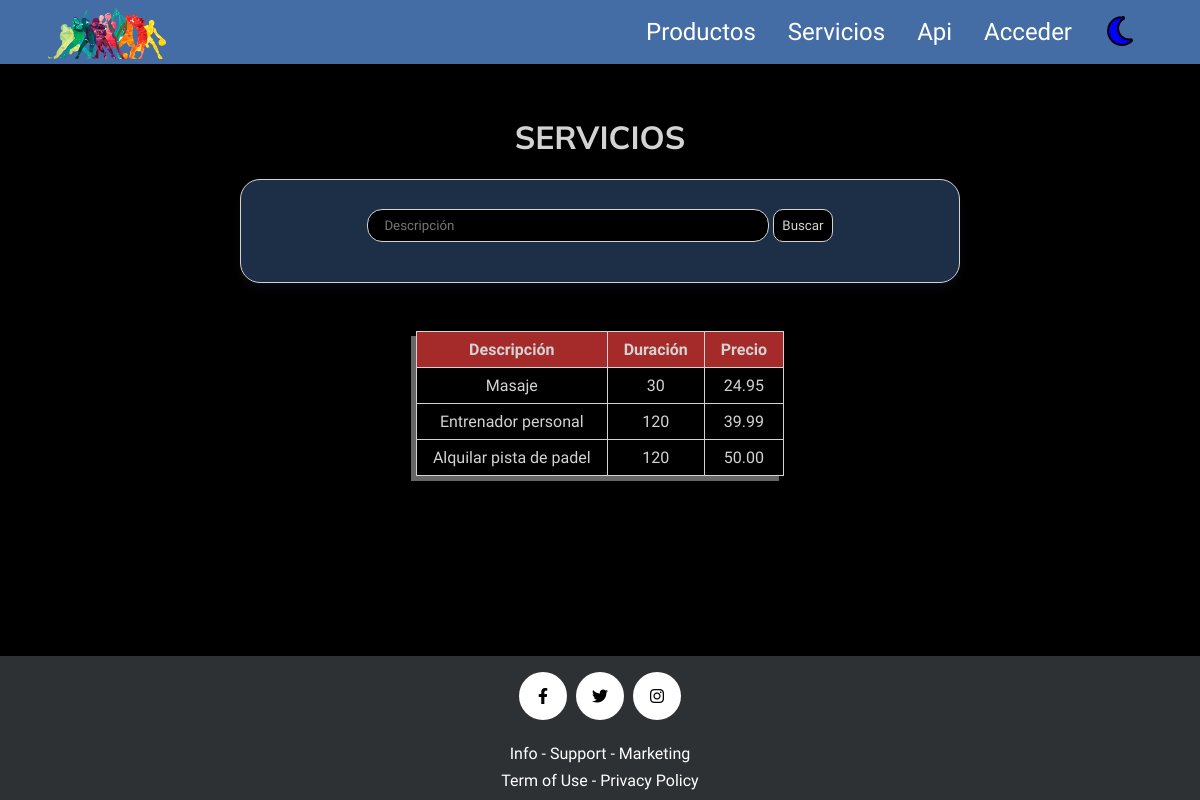
The page /php/servicios/servicios.php on the database its author committed.
### tables this page shows
CREATE TABLE `servicio` (
  `id` bigint(20) NOT NULL,
  `descripcion` varchar(50) NOT NULL,
  `duracion` int(3) NOT NULL,
  `precio` float(5,2) NOT NULL
);

### php/servicios/servicios.php (the view, shortened to what this page needs)
<!DOCTYPE html>
<html lang="es">
<head>
    <link rel="stylesheet" href="../../css/style.css">
    <link rel="stylesheet" href="https://cdnjs.cloudflare.com/ajax/libs/font-awesome/6.2.0/css/all.min.css"/>
</head>
<body>
    <?php
        require_once "../funciones.php";
        echo "<h1>SERVICIOS</h1>
        <div class='funcionalidades'>";
        echo "<form  action='#' method='post' enctype='multipart/form-data'>
                <input id='buscar' type='text' name='buscar' maxlength='50' placeholder='Descripción'>
                <input type='submit' name='enviar' value='Buscar'>
            </form>
        </div>";
        $conexion=conectarServidor();
        if(isset($_SESSION['usuario']) and $_SESSION['usuario']==="admin"){
            $clase="con_mod";
        }else{
            $clase="sin_mod";
        }
        echo "<table id='tabla_servicios' class='$clase'>
            <thead>
                <tr>
                    <th>Descripción</th>
                    <th>Duración</th>
                    <th>Precio</th>
                </tr>
            </thead>
            <tbody>";
        if(isset($_POST['enviar'])){
            $busqueda="%".$_POST['buscar']."%";
            $consulta=$conexion->prepare("select * from servicio where descripcion like ?");
            $consulta->bind_param("s",$busqueda);
            $consulta->bind_result($id,$descripcion,$duracion,$precio);
            $consulta->execute();
            $consulta->store_result();
            if($consulta->num_rows>0){
                if(isset($_SESSION['usuario']) and $_SESSION['usuario']==="admin"){
                    while($consulta->fetch()){
                        echo "<tr>
                            <td>$descripcion</td>
                            <td>$duracion</td>
                            <td>$precio</td>
                            <td>
                                <a href='modificar_servicios.php?id=$id' class='mod mod_serv'>Modificar</a>
                            </td>
                        </tr>";
                    }
                }else{
                    while($consulta->fetch()){
                        echo "<tr>
                            <td>$descripcion</td>
                            <td>$duracion</td>
                            <td>$precio</td>
                        </tr>";
                    }
                }
            }else{
                echo "<tr>
                    <td colspan=5 class='tabla_vacia'>No hay coincidencias</td>
                </tr>";
            }
            $consulta->close();
        }else{
            $consulta=$conexion->query("select * from servicio");
            if(isset($_SESSION['usuario']) and $_SESSION['usuario']==="admin"){
                while($fila=$consulta->fetch_array(MYSQLI_ASSOC)){
                    echo "<tr>
                        <td>$fila[descripcion]</td>
                        <td>$fila[duracion]</td>
                        <td>$fila[precio]</td>
                        <td>
                            <a href='modificar_servicios.php?id=$fila[id]' class='mod mod_serv'>Modificar</a>
                        </td>
                    </tr>";
                }
            }else{
                while($fila=$consulta->fetch_array(MYSQLI_ASSOC)){
                    echo "<tr>
                        <td>$fila[descripcion]</td>
                        <td>$fila[duracion]</td>
                        <td>$fila[precio]</td>
                    </tr>";
                }
            }
        }
        echo "</tbody>
        </table>";
    ?>
</body>
</html>

### css/style.css (style rules this page uses)
body { margin: 0%; }
* { box-sizing: border-box; font-family: 'Red Hat Text', sans-serif; }
header,h1,h2,h3 { font-family: 'Mulish', sans-serif; }
h1 { text-align: center; }
table { margin: auto; border-collapse: collapse; box-shadow: rgba(0, 0, 0, 0.4) -5px 5px; }
thead { background-color: #e7d6c0; }
td, th { padding: 0.5rem 1rem; }
table td:not(tr>td:last-child),table th,.no_mod { border: 1px solid black; text-align: center; }
.sin_mod tr>td:last-child { border: 1px solid black; text-align: center; }
.funcionalidades { background-color: rgba(68, 109, 165, 43%); width: 60%; margin: auto; text-align: center; padding: 1.5rem; border: 1px solid black; border-radius: 20px; margin-bottom: 3rem; display: grid; grid-gap: 1rem; box-shadow: rgba(50, 50, 93, 0.25) 0px 6px 12px -2px, rgba(0, 0, 0, 0.3) 0px 3px 7px -3px; }
.funcionalidades input:not(input[type="text"]) { border-radius: 10px; padding: 0.5rem; }
.funcionalidades input[type="text"] { width: 60%; text-align: left; padding: 0.5rem 1rem; }
input,textarea,select { width: max-content; margin: 0.3rem auto 1rem; text-align: center; }
input:not(input[type="file"],.enviar),textarea,select { border-radius: 15px; border: 1px solid black; padding: 0.3rem; }
.modo_noche { background-color: black; color: lightgray; border-color: lightgray; }
.modo_noche * { border-color: lightgray !important; }
.modo_noche table { box-shadow: rgba(255, 255, 255, 0.4) -5px 5px; }
.modo_noche thead { background-color: brown; }
.modo_noche input,.modo_noche textarea,.modo_noche select { color: lightgray; background-color: black; }

### rows shown on the page
servicio: descripcion "Masaje", duracion "30", precio "24.95"
servicio: descripcion "Entrenador personal", duracion "120", precio "39.99"
servicio: descripcion "Alquilar pista de padel", duracion "120", precio "50.00"
